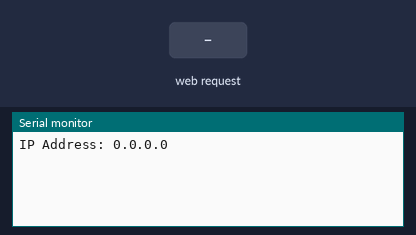
This sketch was run on a simulated ESP8266 (NodeMCU). On the bench: the last lines printed to the serial monitor. The inputs (shaded band) are chosen by the test bench.

Above: at 1.2 s.
1.3 s: HTTP request GET /update?value=1 received
At 2.5 s:
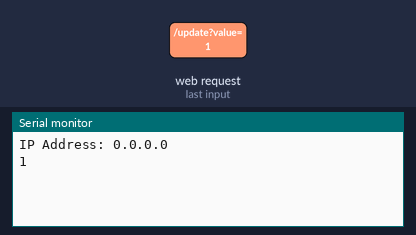
2.8 s: HTTP request GET /update?value=0 received
At 3.6 s:
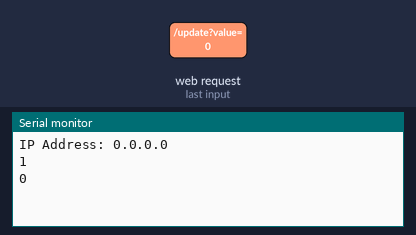

The sketch:

ESP-HTTP-Server.ino
```cpp
// Setup the server to receive data over WiFi
#include <ESP8266WiFi.h>
#include <ESP8266WebServer.h>
#include <stdio.h>


// Configuration parameters for Access Point
// char * ssid_ap = "ANY_SSID";
// char * password_ap = "ANY_PASSWORD";
const char* ssid_ap = "ESP8266";
const char* password_ap = "31082002";
IPAddress ip(192,168,11,4); // arbitrary IP address (doesn't conflict w/ local network)
IPAddress gateway(192,168,11,1);
IPAddress subnet(255,255,255,0);

// Set up the server object
ESP8266WebServer server;

// Keep track of the sensor data that's going to be sent by the client
String sensor_value = "";

void setup() {
  WiFi.mode(WIFI_AP);
  WiFi.softAPConfig(ip,gateway,subnet);
  WiFi.softAP(ssid_ap,password_ap);
  // Print IP Address as a sanity check
  Serial.begin(115200);
  Serial.println();
  Serial.print("IP Address: "); Serial.println(WiFi.localIP());
  // Configure the server's routes
  server.on("/",handleIndex); // use the top root path to report the last sensor value
  server.on("/update",handleUpdate); // use this route to update the sensor value
  server.begin();
}

void loop() {
  // put your main code here, to run repeatedly:
  server.handleClient();
}

void handleIndex() {
  server.send(200,"text/plain", sensor_value); // we'll need to refresh the page for getting the latest value
}

void handleUpdate() {
  // The value will be passed as a URL argument
  sensor_value = server.arg("value");
  Serial.println(sensor_value);
  server.send(200,"text/plain","Updated");
}
```

Measured:
- after the input at 1.3 s, the serial monitor: prints a new line at once (image 1)
- after the input at 2.8 s, the serial monitor: prints a new line at once (image 2)
